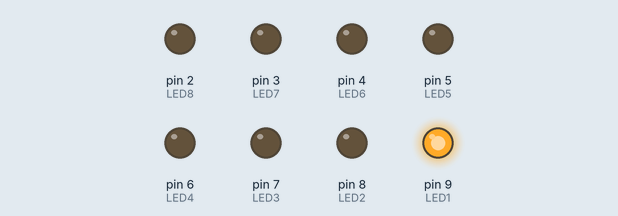
Bench run of a sketch on a simulated Arduino Uno, built with avr-gcc and run on an emulated ATmega328P. Parts: output pins drawn as LEDs (lit = HIGH).

Above: at 0.16 s.
At 1.1 s:
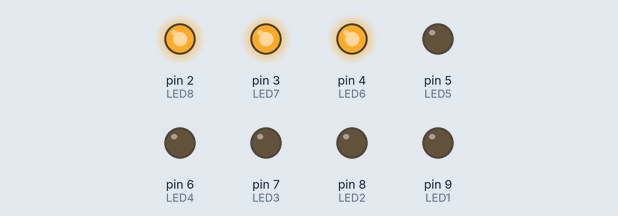
At 1.95 s:
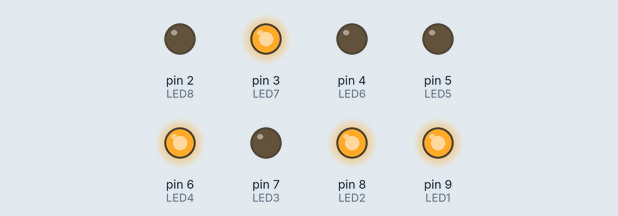
At 2.9 s:
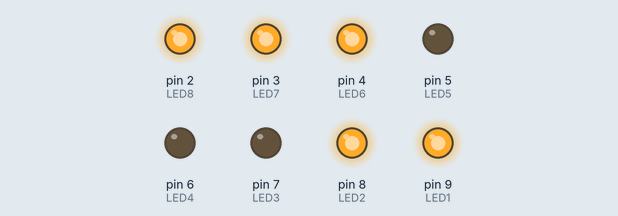
At 5.61 s:
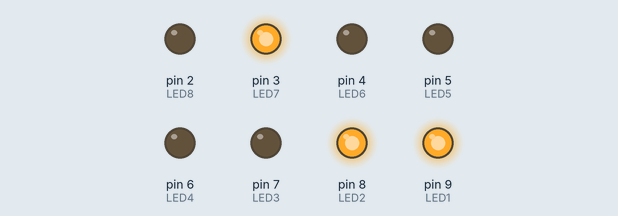
At 6.27 s:
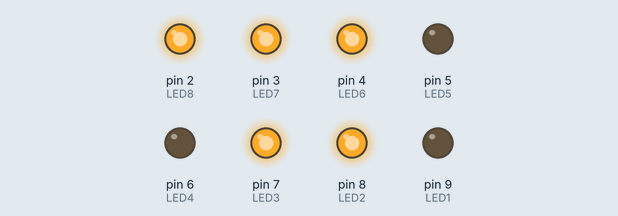
Timing chart, 0 to 7.7 s (numbered marks = the images above):
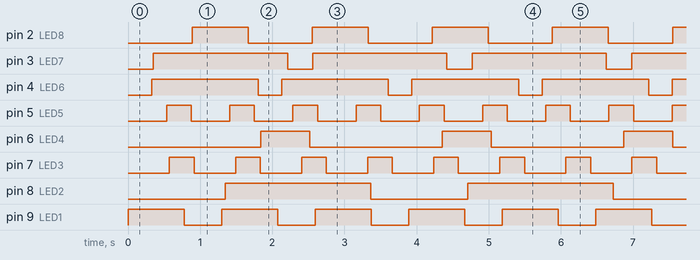

The sketch:

Example_9.ino
```cpp
const int LED1 = 9;
const long on1 = 781;
const long off1 = 515;

const int LED2 = 8;
const long on2 = 2014;
const long off2 = 1348;

const int LED3 = 7;
const long on3 = 343;
const long off3 = 573;

const int LED4 = 6;
const long on4 = 678;
const long off4 = 1839;

const int LED5 = 5;
const long on5 = 342;
const long off5 = 534;

const int LED6 = 4;
const long on6 = 1478;
const long off6 = 326;

const int LED7 = 3;
const long on7 = 1859;
const long off7 = 351;

const int LED8 = 2;
const long on8 = 777;
const long off8 = 888;

int State[8] = {HIGH};

unsigned long previous[8];

void setup() {
  pinMode(LED1, OUTPUT);
  digitalWrite(LED1, HIGH);

  pinMode(LED2, OUTPUT);
  digitalWrite(LED2, HIGH);

  pinMode(LED3, OUTPUT);
  digitalWrite(LED3, HIGH);

  pinMode(LED4, OUTPUT);
  digitalWrite(LED4, HIGH);

  pinMode(LED5, OUTPUT);
  digitalWrite(LED5, HIGH);

  pinMode(LED6, OUTPUT);
  digitalWrite(LED6, HIGH);

  pinMode(LED7, OUTPUT);
  digitalWrite(LED7, HIGH);

  pinMode(LED8, OUTPUT);
  digitalWrite(LED8, HIGH);

}

void loop() {

BlinkLED(LED1, on1, off1, 0, 0);
BlinkLED(LED2, on2, off2, 1, 1);
BlinkLED(LED3, on3, off3, 2, 2);
BlinkLED(LED4, on4, off4, 3, 3);
BlinkLED(LED5, on5, off5, 4, 4);
BlinkLED(LED6, on6, off6, 5, 5);
BlinkLED(LED7, on7, off7, 6, 6);
BlinkLED(LED8, on8, off8, 7, 7);

}

void BlinkLED (int led, int intervalON, int intervalOFF, int num, int array){
  if( State[num] == HIGH )
 {
    if( (millis()- previous[array]) >= intervalON){
    State[num] = LOW; // change the state of LED
    previous[array] = millis(); // remember Current millis() time
    }
 }
 else
 {
    if( (millis()- previous[array]) >= intervalOFF){
    State[num] = HIGH; // change the state of LED
    previous[array] = millis(); // remember Current millis() time
    }

 }
  digitalWrite(led, State[num]);// turn the LED ON or OFF
}
```

Measured:
- by itself, pin 2 (LED8): alternates HIGH for 0.78 s and LOW for 0.89 s
- by itself, pin 3 (LED7): alternates HIGH for 1.9 s and LOW for 0.35 s
- by itself, pin 4 (LED6): alternates HIGH for 1.5 s and LOW for 0.33 s
- by itself, pin 5 (LED5): alternates HIGH for 0.34 s and LOW for 0.53 s
- by itself, pin 6 (LED4): alternates HIGH for 0.68 s and LOW for 1.8 s
- by itself, pin 7 (LED3): alternates HIGH for 0.34 s and LOW for 0.57 s
- by itself, pin 8 (LED2): alternates HIGH for 2.0 s and LOW for 1.3 s
- by itself, pin 9 (LED1): alternates HIGH for 0.78 s and LOW for 0.52 s
